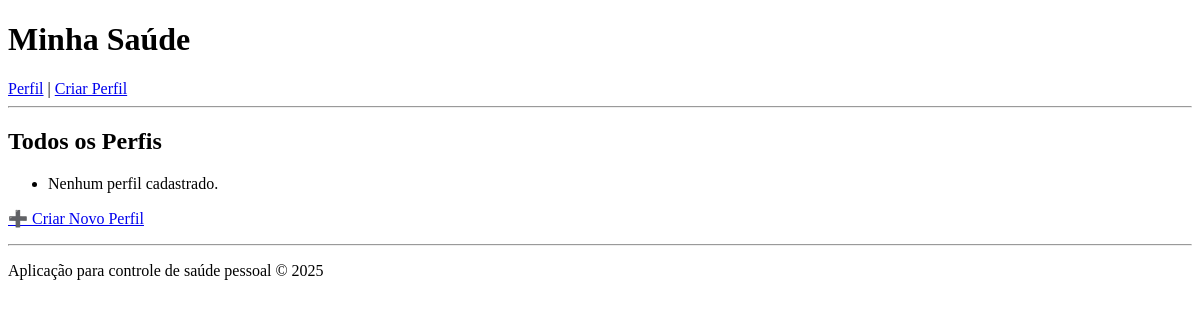
The page /perfis/ on the database as committed earlier.
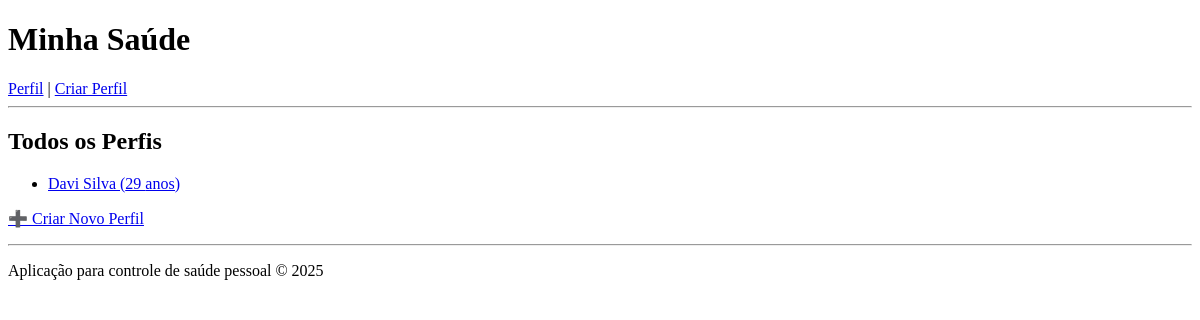
The same page on the database as committed later.
### usuarios/models.py (models this page shows, shortened)
class Perfil(models.Model):
    nome = models.CharField(max_length=100)
    sexo = models.CharField(max_length=10, choices=[('M', 'Masculino'), ('F', 'Feminino')])
    idade = models.PositiveIntegerField()
    altura = models.FloatField(help_text="Em metros")
    peso = models.FloatField(help_text="Em kg")
    percentual_gordura = models.FloatField(null=True, blank=True)
    nivel_atividade = models.CharField(max_length=5, choices=NIVEL_ATIVIDADE, default='1.2')

### usuarios/views.py (the view)
# urls.py: path('perfis/', views.lista_perfis, name='lista_perfis'),
def lista_perfis(request):
    perfis = Perfil.objects.all()
    return render(request, 'usuarios/lista_perfis.html', {'perfis': perfis})

### usuarios/templates/usuarios/lista_perfis.html
{% extends 'usuarios/base.html' %}
{% block content %}
<h2>Todos os Perfis</h2>
<ul>
  {% for perfil in perfis %}
    <li>
      <a href="{% url 'perfil_detalhe' perfil.pk %}">
        {{ perfil.nome }} ({{ perfil.idade }} anos)
      </a>
    </li>
  {% empty %}
    <li>Nenhum perfil cadastrado.</li>
  {% endfor %}
</ul>
<p><a href="{% url 'criar_perfil' %}">➕ Criar Novo Perfil</a></p>
{% endblock %}

Rows that differ between the two databases and show on the page:
added Perfil: nome "Davi Silva", idade "29"
Other text that changed with them:
text no longer shown: "Nenhum perfil cadastrado."
